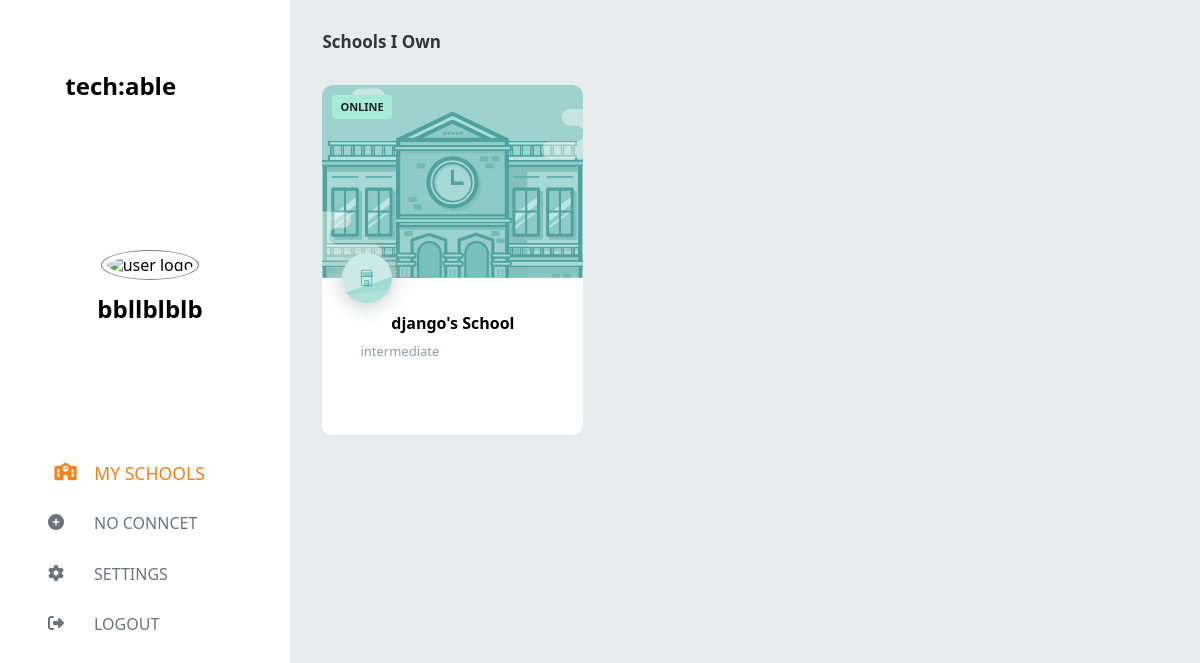
Page /admins/ on the earlier database version.
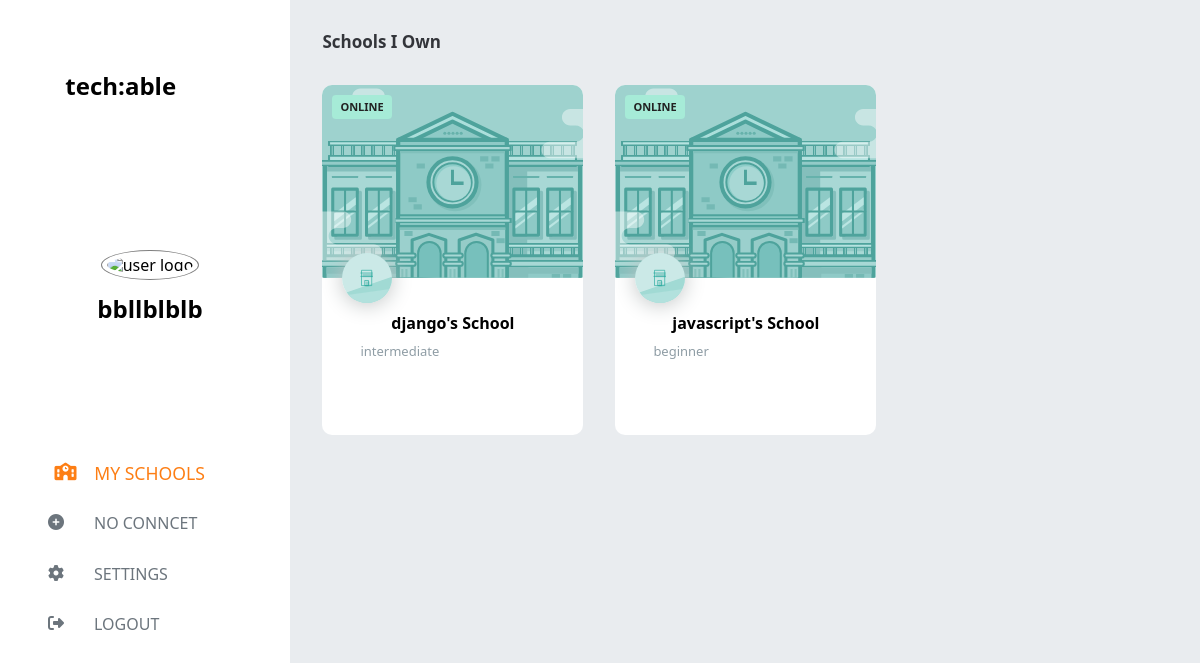
Same page on the later database version.
### compte/models.py (models this page shows)
class cour(models.Model):
    name= models.CharField(max_length=100, primary_key=True)
    slug= models.SlugField(max_length=128)
    created_at = models.DateTimeField(auto_now_add=True)
    price = models.FloatField()
    diff=models.CharField(max_length=100)

### compte/views.py (the view, shortened to what this page needs)
# urls.py: path("admins/", views.admin, name="admin"),
def admin(request):
  cours=cour.objects.all()
  return render(request,'admin.html',context={"cour":cours})

### compte/templates/admin.html (shortened to what this page needs)
{% load static %}
<!DOCTYPE html>
<html lang="en">
  <head>
    <link rel="stylesheet" href="{% static 'css/style.css'%}" />
    <link rel="stylesheet" href="{% static 'css/normalize.css' %}" />
    <link rel="stylesheet" href="{% static 'css/admin.css' %}">
    <link rel="stylesheet" href="{% static 'css/wtf-forms.css' %}">
    <link rel="stylesheet"
      href="https://cdnjs.cloudflare.com/ajax/libs/font-awesome/6.4.0/css/all.min.css"
 />
  </head>
  <body>
    <main>
      <section class="left">
        <div class="header">
          <h1>Tech:able</h1>
          <div class="logo">
            <div class="userImg avatarDiv">
              <img class="avatar" alt="user logo" />
            </div>
            {% if user.is_authenticated %}
              <div class="userInfo">
                <span class="userName">{{user.username}}</span>
                <span class="mailUser">{{user.email}}</span>
              </div>
            {% else %}
              <h1> bbllblblb</h1>
            {% endif %}
          </div>
        </div>
        <div class="choices">
          <div class="choice mySchool active">
            <i class="fa-solid fa-school"></i> My Schools
          </div>
          {% if user.is_authenticated %}
            {% if "teach.com" in user.email %}
              <div class="choice addOn ">
                <i class="fa-solid fa-circle-plus"></i> ADD
              </div>
            {% else %}
            <span class="mailUser">Hello student</span>
            {% endif %}
          {% else %}
          <div class="choice addOn ">
            <i class="fa-solid fa-circle-plus"></i> no conncet
          </div>
          {% endif %}
          <div class="choice setting">
            <i class="fa-solid fa-gear"></i> Settings
          </div>
          <div class="choice">
            <i class="fa-solid fa-right-from-bracket"></i> logout
          </div>
        </div>
      </section>
      <section class="right containers mySchool">
        <div class="schoolOwn">
          <h1>Schools I Own</h1>
          <div class="cards">
            {% for i in cour %}
              <div class="card">
                <div class="cardImg">
                </div>
                <div class="cardInfo">
                  <a href="{% url 'cours' i.slug %}">
                  <h1 class="schoolName">{{i.name}}'s School</h1></a>
                  <p class="schoolDomain">{{i.diff}}</p>
                </div>
                <div class="cardTicket">Online</div>
                <div class="cardLogo"></div>
              </div>
            {% endfor %}
          </div>
        </div>
      </section>
    </main>
  </body>
</html>

Differences in the rows shown:
added cour: name "javascript", diff "beginner"
